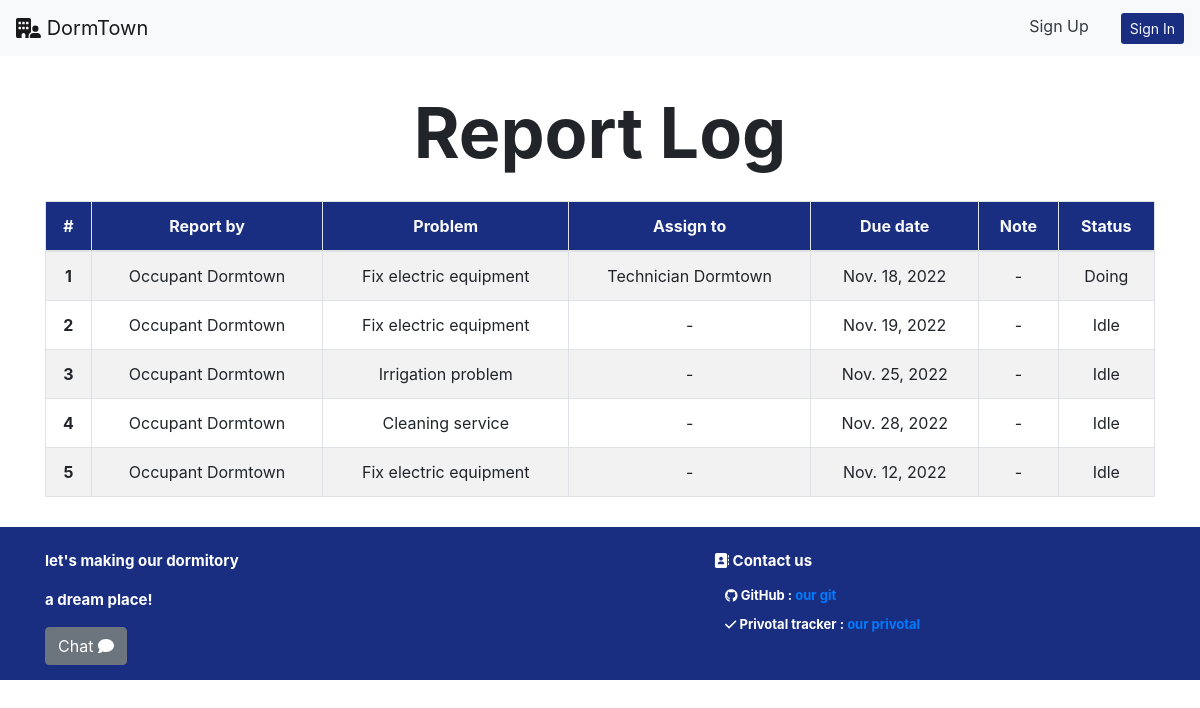
/manager/report_logs, run on the app's committed database.
### occupant/models.py (models this page shows, shortened)
class Report(models.Model):
    from_user_id = models.ForeignKey(
        User, on_delete=models.CASCADE, related_name="from_user_id")
    problem_type_id = models.ForeignKey(
        ProblemType, on_delete=models.CASCADE, related_name="problem_type_id")
    due_date = models.DateField()
    note = models.CharField(max_length=150)
    status_id = models.ForeignKey(
        StatusType, on_delete=models.CASCADE, related_name="status_id")
    assign_to_id = models.ForeignKey(
        User, on_delete=models.CASCADE, related_name="assign_to_id", null=True)
    role_id = models.ForeignKey(
        Role, on_delete=models.CASCADE, related_name="reported_role_id", null=True)

class ProblemType(models.Model):
    problem_name = models.CharField(max_length=30)

class StatusType(models.Model):
    status_name = models.CharField(max_length=10)

### manager/views.py (the view)
# urls.py: path("report_logs", views.report_logs, name="report_logs"),
def report_logs(req):
    reports = Report.objects.all()
    return render(req, "manager/report_logs.html", {"reports": reports})

### manager/templates/manager/report_logs.html
{% extends 'manager/layout.html' %} {% block body %}
<section class="about-header-section">
    <div class="text-center mt-4">
        <p id='about_us' class="header">Report Log</p>
    </div>
  {% load static %}
    <div class="container">
        <table class="table table-bordered text-center table-striped">
            <thead class="text-light" style="background-color: #192e80;">
                <tr>
                    <th scope="col">#</th>
                    <th scope="col">Report by</th>
                    <th scope="col">Problem</th>
                    <th scope="col">Assign to</th>
                    <th scope="col">Due date</th>
                    <th scope="col">Note</th>
                    <th scope="col">Status</th>
                </tr>
            </thead>
            <tbody>
                {% for report in reports %}
                <tr>
                    <th scope="row">{{forloop.counter}}</th>
                    <td>{{report.from_user_id.first_name}} {{report.from_user_id.last_name}}</td>
                    <td>{{report.problem_type_id.problem_name}}</td>
                    {% if report.assign_to_id %}
                        <td>{{report.assign_to_id.first_name}} {{report.assign_to_id.last_name}}</td>
                    {% else %}
                        <td> - </td>
                    {% endif %}
                    <td>{{report.due_date}}</td>
                    {% if report.note %}
                        <td>{{report.note}}</td>
                    {% else %}
                        <td> - </td>
                    {% endif %}
                    <td>{{report.status_id.status_name}}</td>
                </tr>
                {% empty %}
                    <tr>
                        <td colspan="7"><i>No Data</i></td>
                    </tr>
                {% endfor %}
            </tbody>
        </table>
    </div>
{% endblock %}

### rooms/static/rooms/styles.css (style rules this page uses)
.header { font-weight: bolder; font-size: 70px; }
p { cursor: pointer; }

### manager/static/manager/dashboard.css (style rules this page uses)
:root { --height-box: 150px; --padding-box: 50px 0; --border-radius-box: 5px; }

### data on the page
Report: from_user_id.first_name "Occupant", from_user_id.last_name "Dormtown", problem_type_id.problem_name "Fix electric equipment", assign_to_id.first_name "Technician", assign_to_id.last_name "Dormtown", due_date "Nov. 18, 2022", status_id.status_name "Doing"
Report: from_user_id.first_name "Occupant", from_user_id.last_name "Dormtown", problem_type_id.problem_name "Fix electric equipment", due_date "Nov. 19, 2022", status_id.status_name "Idle"
Report: from_user_id.first_name "Occupant", from_user_id.last_name "Dormtown", problem_type_id.problem_name "Irrigation problem", due_date "Nov. 25, 2022", status_id.status_name "Idle"
Report: from_user_id.first_name "Occupant", from_user_id.last_name "Dormtown", problem_type_id.problem_name "Cleaning service", due_date "Nov. 28, 2022", status_id.status_name "Idle"
Report: from_user_id.first_name "Occupant", from_user_id.last_name "Dormtown", problem_type_id.problem_name "Fix electric equipment", due_date "Nov. 12, 2022", status_id.status_name "Idle"
